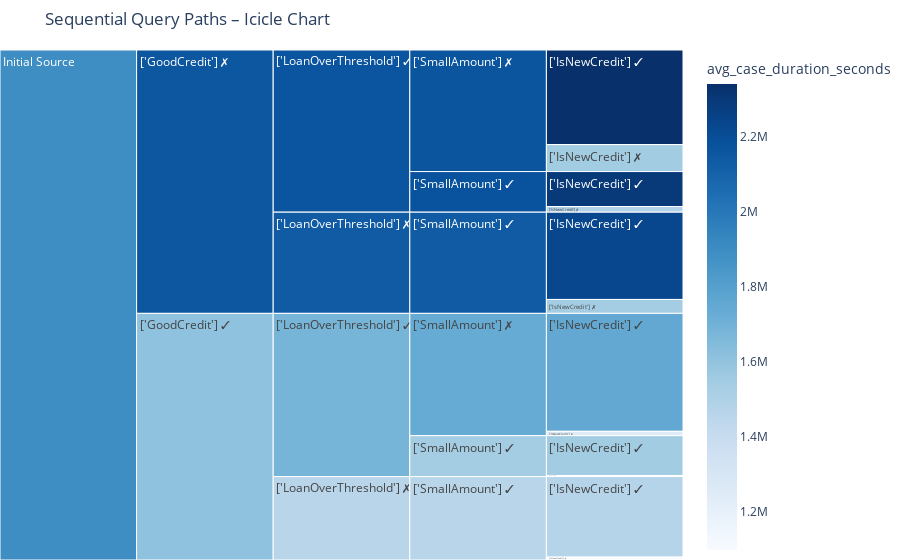

Here is the notebook cell this chart was saved with:
### Code cell
df = pd.DataFrame(data)

fig = px.icicle(
    df,
    path=["Level1", "Level2", "Level3", "Level4", "Level5"],
    values="num_cases",
    color="avg_case_duration_seconds",
    color_continuous_scale="Blues",
    title="Sequential Query Paths – Icicle Chart"
)

fig.update_layout(margin=dict(t=50, l=0, r=0, b=0))
fig.show()

### Figure 1 — Plotly figure (JSON) as saved in the notebook; plotly's stock layout.template omitted (floating-point values rounded to 4 significant figures)
{"data": [{"branchvalues": "total", "customdata": [[1549000.0], [1171000.0], [1755000.0], [1245000.0], [1472000.0], [1098000.0], [2294000.0], [1491000.0], [2341000.0], [1548000.0], [2231000.0], [1539000.0], [1539000.0], [1737000.0], [1459000.0], [2182000.0], [2165000.0], [2136000.0], [1687000.0], [1459000.0], [2169000.0], [2136000.0], [1610000.0], [2156000.0], [1892000.0]], "domain": {"x": [0, 1], "y": [0, 1]}, "hovertemplate": "labels=%{label}<br>num_cases=%{value}<br>parent=%{parent}<br>id=%{id}<br>avg_case_duration_seconds=%{color}<extra></extra>", "ids": ["Initial Source/['GoodCredit'] ✓/['LoanOverThreshold'] ✓/['SmallAmount'] ✓/['IsNewCredit'] ✓", "Initial Source/['GoodCredit'] ✓/['LoanOverThreshold'] ✓/['SmallAmount'] ✓/['IsNewCredit'] ✗", "Initial Source/['GoodCredit'] ✓/['LoanOverThreshold'] ✓/['SmallAmount'] ✗/['IsNewCredit'] ✓", "Initial Source/['GoodCredit'] ✓/['LoanOverThreshold'] ✓/['SmallAmount'] ✗/['IsNewCredit'] ✗", "Initial Source/['GoodCredit'] ✓/['LoanOverThreshold'] ✗/['SmallAmount'] ✓/['IsNewCredit'] ✓", "Initial Source/['GoodCredit'] ✓/['LoanOverThreshold'] ✗/['SmallAmount'] ✓/['IsNewCredit'] ✗", "Initial Source/['GoodCredit'] ✗/['LoanOverThreshold'] ✓/['SmallAmount'] ✓/['IsNewCredit'] ✓", "Initial Source/['GoodCredit'] ✗/['LoanOverThreshold'] ✓/['SmallAmount'] ✓/['IsNewCredit'] ✗", "Initial Source/['GoodCredit'] ✗/['LoanOverThreshold'] ✓/['SmallAmount'] ✗/['IsNewCredit'] ✓", "Initial Source/['GoodCredit'] ✗/['LoanOverThreshold'] ✓/['SmallAmount'] ✗/['IsNewCredit'] ✗", "Initial Source/['GoodCredit'] ✗/['LoanOverThreshold'] ✗/['SmallAmount'] ✓/['IsNewCredit'] ✓", "Initial Source/['GoodCredit'] ✗/['LoanOverThreshold'] ✗/['SmallAmount'] ✓/['IsNewCredit'] ✗", "Initial Source/['GoodCredit'] ✓/['LoanOverThreshold'] ✓/['SmallAmount'] ✓", "Initial Source/['GoodCredit'] ✓/['LoanOverThreshold'] ✓/['SmallAmount'] ✗", "Initial Source/['GoodCredit'] ✓/['LoanOverThreshold'] ✗/['SmallAmount'] ✓", "Initial Source/['GoodCredit'] ✗/['LoanOverThreshold'] ✓/['SmallAmount'] ✓", "Initial Source/['GoodCredit'] ✗/['LoanOverThreshold'] ✓/['SmallAmount'] ✗", "Initial Source/['GoodCredit'] ✗/['LoanOverThreshold'] ✗/['SmallAmount'] ✓", "Initial Source/['GoodCredit'] ✓/['LoanOverThreshold'] ✓", "Initial Source/['GoodCredit'] ✓/['LoanOverThreshold'] ✗", "Initial Source/['GoodCredit'] ✗/['LoanOverThreshold'] ✓", "Initial Source/['GoodCredit'] ✗/['LoanOverThreshold'] ✗", "Initial Source/['GoodCredit'] ✓", "Initial Source/['GoodCredit'] ✗", "Initial Source"], "labels": ["['IsNewCredit'] ✓", "['IsNewCredit'] ✗", "['IsNewCredit'] ✓", "['IsNewCredit'] ✗", "['IsNewCredit'] ✓", "['IsNewCredit'] ✗", "['IsNewCredit'] ✓", "['IsNewCredit'] ✗", "['IsNewCredit'] ✓", "['IsNewCredit'] ✗", "['IsNewCredit'] ✓", "['IsNewCredit'] ✗", "['SmallAmount'] ✓", "['SmallAmount'] ✗", "['SmallAmount'] ✓", "['SmallAmount'] ✓", "['SmallAmount'] ✗", "['SmallAmount'] ✓", "['LoanOverThreshold'] ✓", "['LoanOverThreshold'] ✗", "['LoanOverThreshold'] ✓", "['LoanOverThreshold'] ✗", "['GoodCredit'] ✓", "['GoodCredit'] ✗", "Initial Source"], "marker": {"coloraxis": "coloraxis", "colors": [1549000.0, 1171000.0, 1755000.0, 1245000.0, 1472000.0, 1098000.0, 2294000.0, 1491000.0, 2341000.0, 1548000.0, 2231000.0, 1539000.0, 1539000.0, 1737000.0, 1459000.0, 2182000.0, 2165000.0, 2136000.0, 1687000.0, 1459000.0, 2169000.0, 2136000.0, 1610000.0, 2156000.0, 1892000.0]}, "name": "", "parents": ["Initial Source/['GoodCredit'] ✓/['LoanOverThreshold'] ✓/['SmallAmount'] ✓", "Initial Source/['GoodCredit'] ✓/['LoanOverThreshold'] ✓/['SmallAmount'] ✓", "Initial Source/['GoodCredit'] ✓/['LoanOverThreshold'] ✓/['SmallAmount'] ✗", "Initial Source/['GoodCredit'] ✓/['LoanOverThreshold'] ✓/['SmallAmount'] ✗", "Initial Source/['GoodCredit'] ✓/['LoanOverThreshold'] ✗/['SmallAmount'] ✓", "Initial Source/['GoodCredit'] ✓/['LoanOverThreshold'] ✗/['SmallAmount'] ✓", "Initial Source/['GoodCredit'] ✗/['LoanOverThreshold'] ✓/['SmallAmount'] ✓", "Initial Source/['GoodCredit'] ✗/['LoanOverThreshold'] ✓/['SmallAmount'] ✓", "Initial Source/['GoodCredit'] ✗/['LoanOverThreshold'] ✓/['SmallAmount'] ✗", "Initial Source/['GoodCredit'] ✗/['LoanOverThreshold'] ✓/['SmallAmount'] ✗", "Initial Source/['GoodCredit'] ✗/['LoanOverThreshold'] ✗/['SmallAmount'] ✓", "Initial Source/['GoodCredit'] ✗/['LoanOverThreshold'] ✗/['SmallAmount'] ✓", "Initial Source/['GoodCredit'] ✓/['LoanOverThreshold'] ✓", "Initial Source/['GoodCredit'] ✓/['LoanOverThreshold'] ✓", "Initial Source/['GoodCredit'] ✓/['LoanOverThreshold'] ✗", "Initial Source/['GoodCredit'] ✗/['LoanOverThreshold'] ✓", "Initial Source/['GoodCredit'] ✗/['LoanOverThreshold'] ✓", "Initial Source/['GoodCredit'] ✗/['LoanOverThreshold'] ✗", "Initial Source/['GoodCredit'] ✓", "Initial Source/['GoodCredit'] ✓", "Initial Source/['GoodCredit'] ✗", "Initial Source/['GoodCredit'] ✗", "Initial Source", "Initial Source", ""], "type": "icicle", "values": [2461.0, 68.0, 7288.0, 267.0, 4976.0, 178.0, 2158.0, 351.0, 5845.0, 1666.0, 5392.0, 859.0, 2529.0, 7555.0, 5154.0, 2509.0, 7511.0, 6251.0, 10080.0, 5154.0, 10020.0, 6251.0, 15240.0, 16270.0, 31510.0]}], "layout": {"coloraxis": {"colorbar": {"title": {"text": "avg_case_duration_seconds"}}, "colorscale": [[0, "rgb(247,251,255)"], [0.125, "rgb(222,235,247)"], [0.25, "rgb(198,219,239)"], [0.375, "rgb(158,202,225)"], [0.5, "rgb(107,174,214)"], [0.625, "rgb(66,146,198)"], [0.75, "rgb(33,113,181)"], [0.875, "rgb(8,81,156)"], [1, "rgb(8,48,107)"]]}, "legend": {"tracegroupgap": 0}, "margin": {"b": 0, "l": 0, "r": 0, "t": 50}, "title": {"text": "Sequential Query Paths – Icicle Chart"}}}
